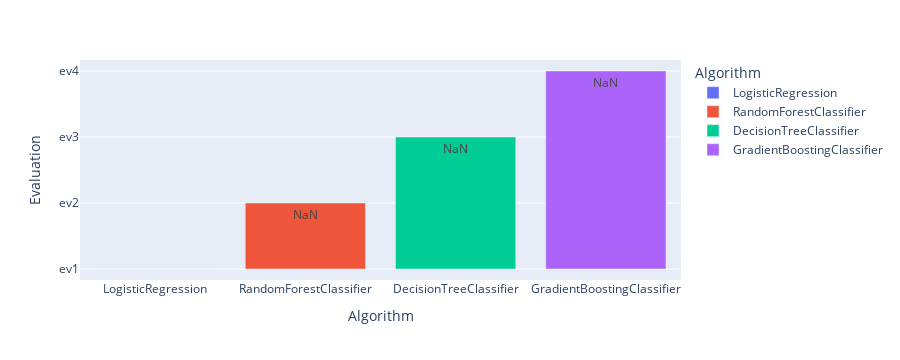

The cell this chart's notebook holds for it:
### Code cell
fig = px.bar(
    final_result,
    x = "Algorithm",
    y = "Evaluation",
    color = "Algorithm",
    text_auto = ",.0"
)
fig.show()

### Figure 1 — Plotly figure (JSON) as saved in the notebook; plotly's stock layout.template omitted (floating-point values rounded to 4 significant figures)
{"data": [{"alignmentgroup": "True", "hovertemplate": "Algorithm=%{x}<br>Evaluation=%{y}<extra></extra>", "legendgroup": "LogisticRegression", "marker": {"color": "#636efa", "pattern": {"shape": ""}}, "name": "LogisticRegression", "offsetgroup": "LogisticRegression", "orientation": "v", "showlegend": true, "textposition": "auto", "texttemplate": "%{y:,.0}", "type": "bar", "x": ["LogisticRegression"], "xaxis": "x", "y": ["ev1"], "yaxis": "y"}, {"alignmentgroup": "True", "hovertemplate": "Algorithm=%{x}<br>Evaluation=%{y}<extra></extra>", "legendgroup": "RandomForestClassifier", "marker": {"color": "#EF553B", "pattern": {"shape": ""}}, "name": "RandomForestClassifier", "offsetgroup": "RandomForestClassifier", "orientation": "v", "showlegend": true, "textposition": "auto", "texttemplate": "%{y:,.0}", "type": "bar", "x": ["RandomForestClassifier"], "xaxis": "x", "y": ["ev2"], "yaxis": "y"}, {"alignmentgroup": "True", "hovertemplate": "Algorithm=%{x}<br>Evaluation=%{y}<extra></extra>", "legendgroup": "DecisionTreeClassifier", "marker": {"color": "#00cc96", "pattern": {"shape": ""}}, "name": "DecisionTreeClassifier", "offsetgroup": "DecisionTreeClassifier", "orientation": "v", "showlegend": true, "textposition": "auto", "texttemplate": "%{y:,.0}", "type": "bar", "x": ["DecisionTreeClassifier"], "xaxis": "x", "y": ["ev3"], "yaxis": "y"}, {"alignmentgroup": "True", "hovertemplate": "Algorithm=%{x}<br>Evaluation=%{y}<extra></extra>", "legendgroup": "GradientBoostingClassifier", "marker": {"color": "#ab63fa", "pattern": {"shape": ""}}, "name": "GradientBoostingClassifier", "offsetgroup": "GradientBoostingClassifier", "orientation": "v", "showlegend": true, "textposition": "auto", "texttemplate": "%{y:,.0}", "type": "bar", "x": ["GradientBoostingClassifier"], "xaxis": "x", "y": ["ev4"], "yaxis": "y"}], "layout": {"barmode": "relative", "height": 360, "legend": {"title": {"text": "Algorithm"}, "tracegroupgap": 0}, "margin": {"t": 60}, "xaxis": {"anchor": "y", "autorange": true, "categoryarray": ["LogisticRegression", "RandomForestClassifier", "DecisionTreeClassifier", "GradientBoostingClassifier"], "categoryorder": "array", "domain": [0, 1], "range": [-0.5, 3.5], "title": {"text": "Algorithm"}, "type": "category"}, "yaxis": {"anchor": "x", "autorange": true, "domain": [0, 1], "range": [-0.1667, 3.167], "title": {"text": "Evaluation"}, "type": "category"}}}
